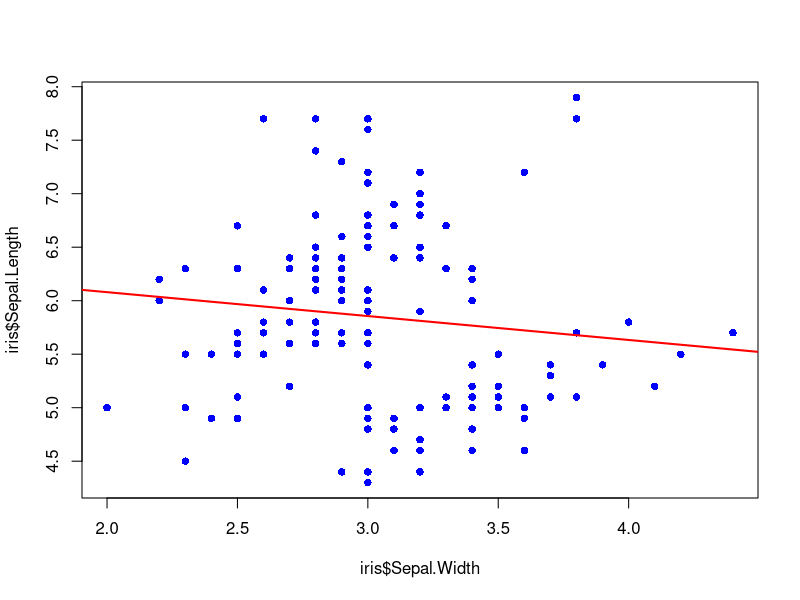
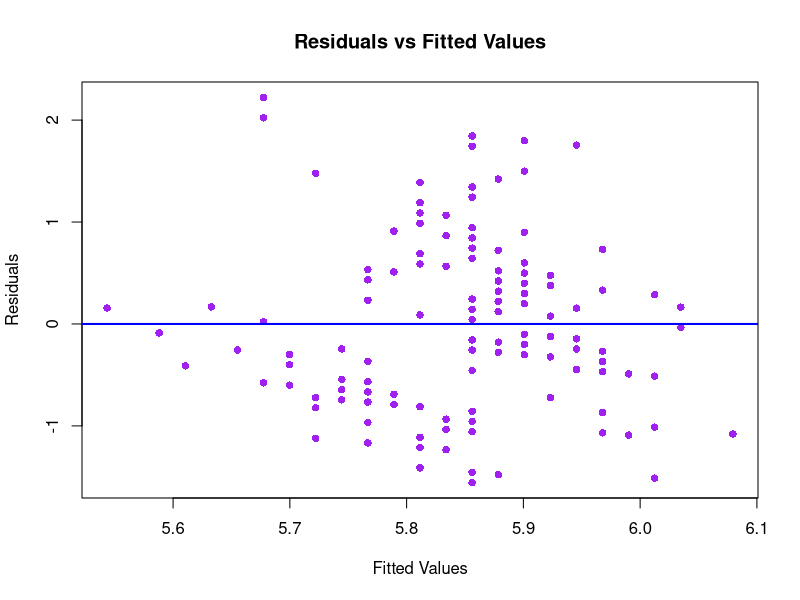
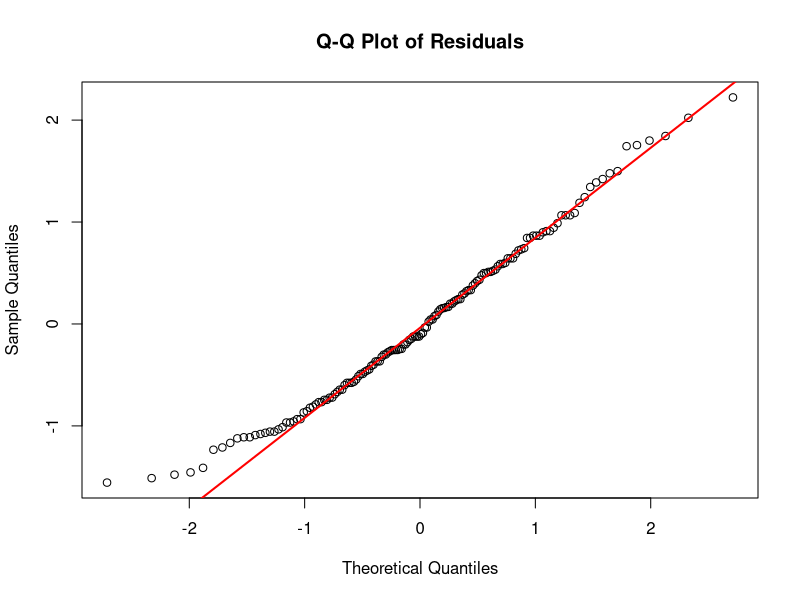
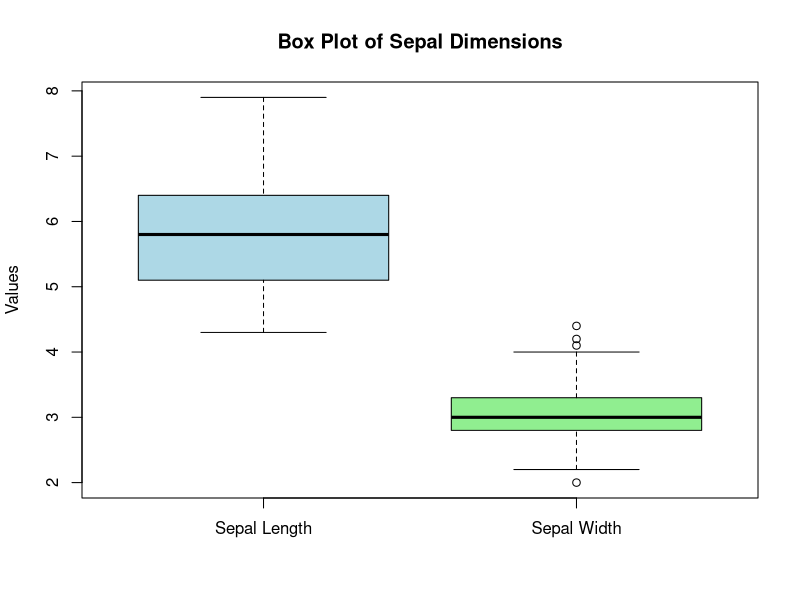

These figures' R source, in order:

data("iris")

model <- lm(Sepal.Length~Sepal.Width, data=iris)
summary(model)

new_data <- data.frame(Sepal.Width = c(4.0))
predicted_SL <- predict(model,new_data)

print(paste("new sepal length",round(predicted_SL,2)))



plot(iris$Sepal.Width,iris$Sepal.Length,col="blue",pch=16)
abline(model,col="red",lwd=2)

plot(fitted(model), residuals(model), main = "Residuals vs Fitted Values",      
xlab = "Fitted Values", ylab = "Residuals", col = "purple", pch = 16) 
abline(h = 0, col = "blue", lwd = 2)

qqnorm(model$residuals, main = "Q-Q Plot of Residuals") 
qqline(model$residuals, col = "red", lwd = 2) 

boxplot(iris$Sepal.Length, iris$Sepal.Width,
names = c("Sepal Length", "Sepal Width"),main = "Box Plot of Sepal Dimensions", ylab = "Values",col = c("lightblue", "lightgreen")) 